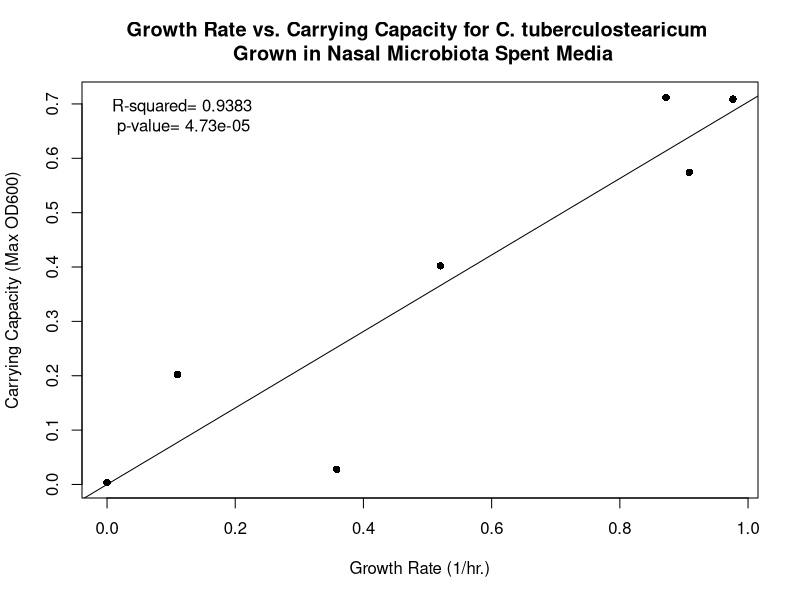
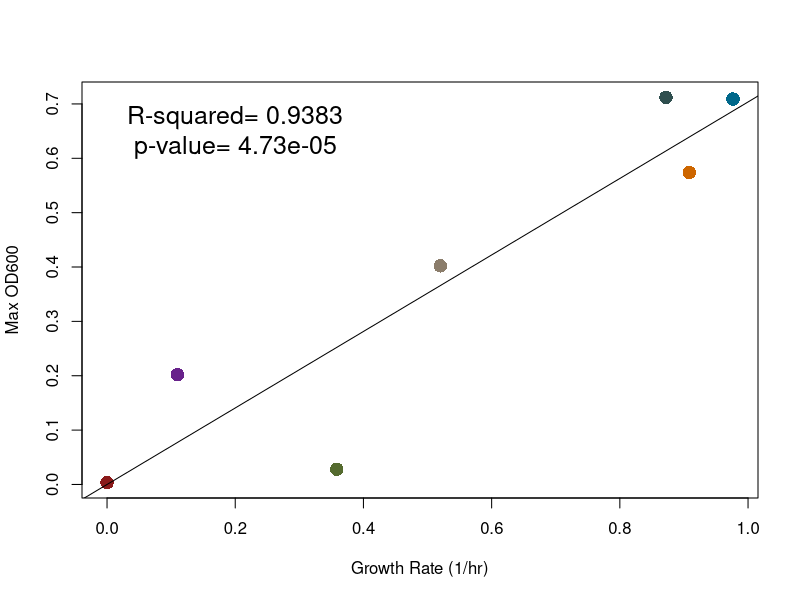
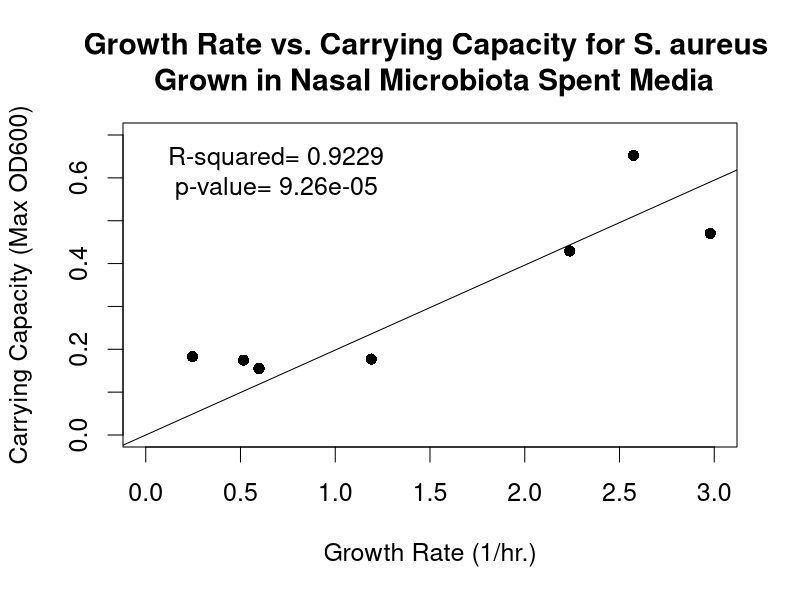
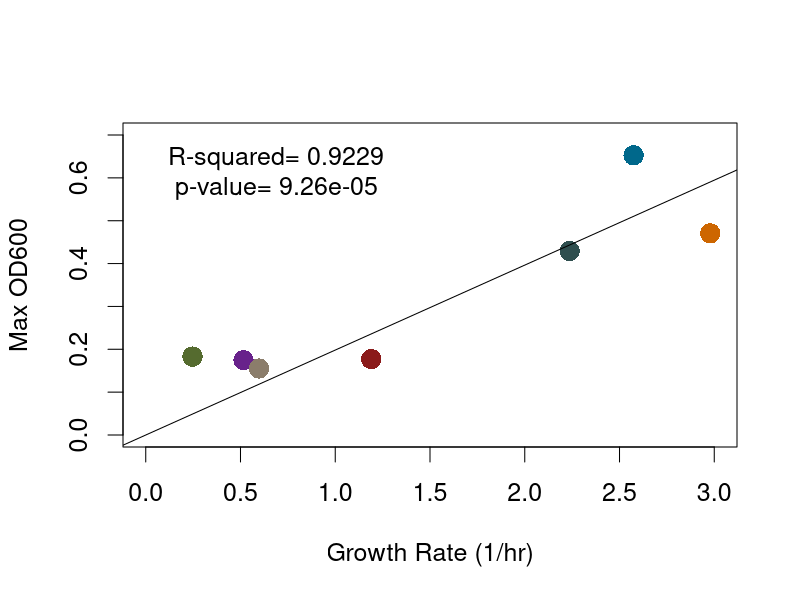
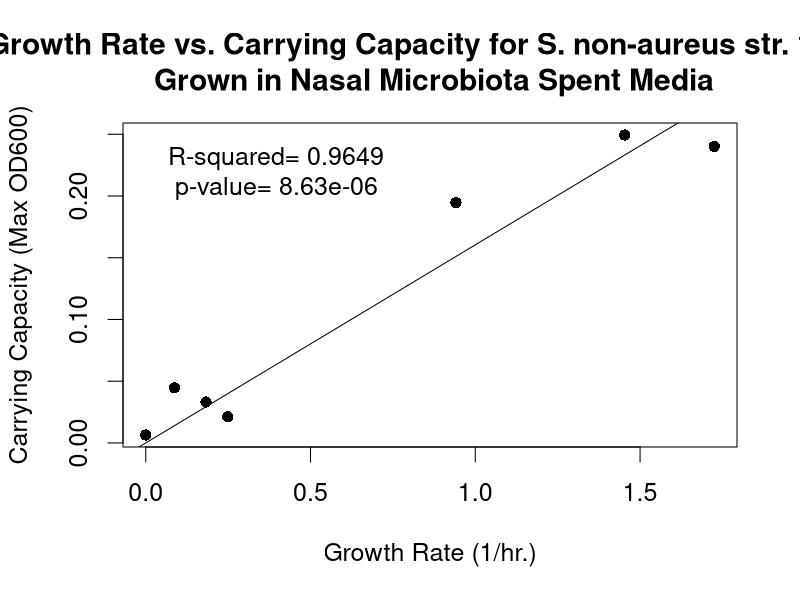
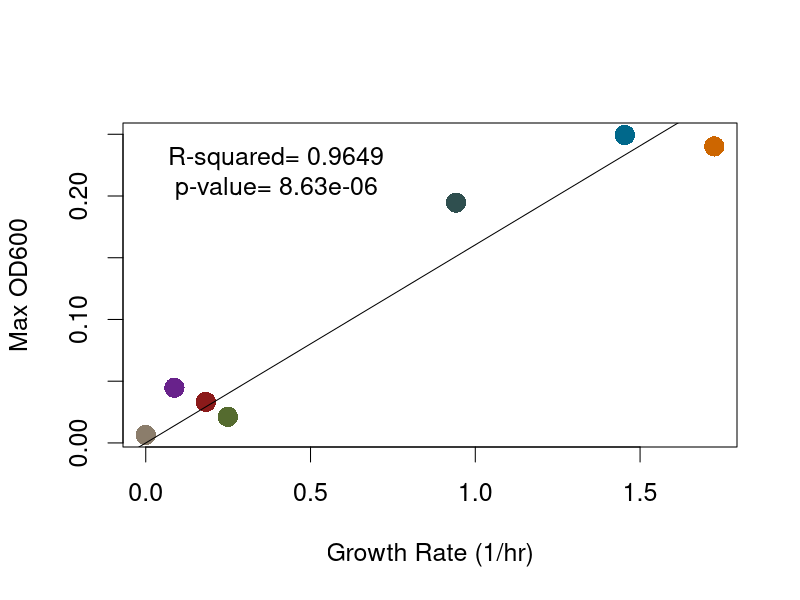
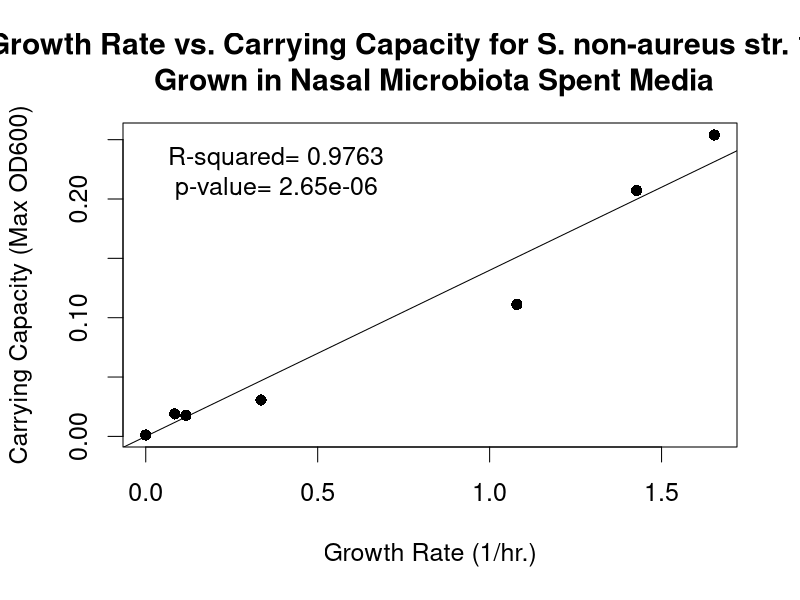
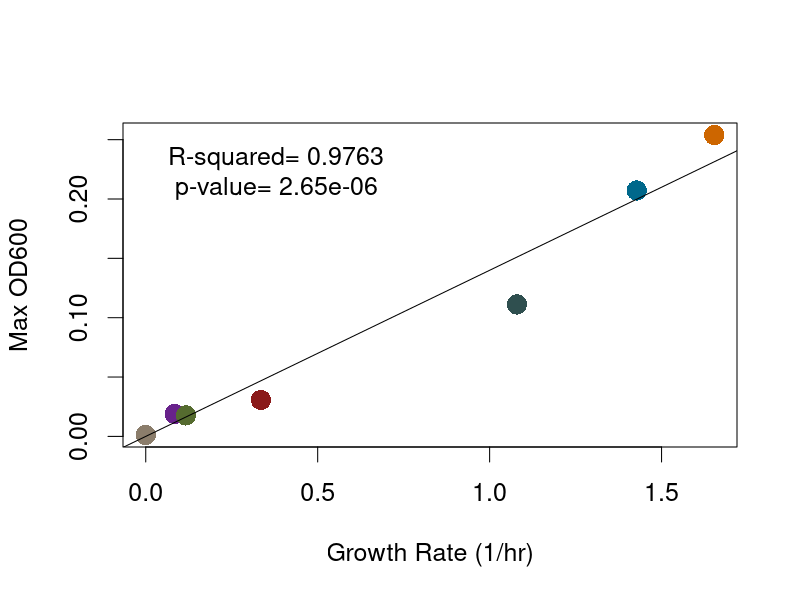

R code for these plots, in order:
#Last run 04/10/2020

#Clear Workspace 
rm(list=ls())

#################################################
#Create scatterplots for GR-CC relationships 
#################################################
#C. tuberculostearicum 

GR_Ct <- c(0.976475,
           0.1099,
           0.3584,
           0,
           0.90835,
           0.872,
           0.52)
Max_Ct <- c(0.708916667,
            0.202166667,
            0.027916667,
            0.003416667,
            0.573916667,
            0.712,
            0.402166667)

DF_Ct <- data.frame(GR_Ct, Max_Ct)
DF_Ct

#Generate a linear regression model of the two variables with the lm function 
Ct.lm <- lm(Max_Ct ~ GR_Ct + 1, data=DF_Ct)
Ct.lm2 <- lm(Max_Ct ~ 0 + GR_Ct, data=DF_Ct) #Tells the lm() to fit the line through the origin
summary(Ct.lm)
summary(Ct.lm2)

#Colors
colors <- c("deepskyblue4", "darkorchid4", "darkolivegreen", "firebrick4", "darkorange3", "darkslategray", "bisque4")

#Create scatter plot of points using plot function
plot(GR_Ct, Max_Ct,
     xlab="Growth Rate (1/hr.)",
     ylab="Carrying Capacity (Max OD600)",
     main="Growth Rate vs. Carrying Capacity for C. tuberculostearicum \n Grown in Nasal Microbiota Spent Media",
     pch=16)

abline(lm(Ct.lm2))
legend("topleft", bty="n", legend= paste("R-squared= 0.9383 \n p-value= 4.73e-05"))

#Create scatter plot of points using plot function - without graph labels 
plot(GR_Ct, Max_Ct,
     xlab= "Growth Rate (1/hr)",
     ylab= "Max OD600",
     cex= 1.8,
     col = colors,
     pch=16)

abline(lm(Ct.lm2))
op <- par(cex= 1.5)
legend("topleft", bty="n", legend= paste("R-squared= 0.9383 \n p-value= 4.73e-05"))


###############################################################################################################333                                        
#S. aureus 

GR_Sa <- c(2.574233333,
           0.515925,
           0.246725,
           1.189575,
           2.978825,
           2.236975,
           0.59775)
Max_Sa <- c(0.652666667,
            0.174666667,
            0.182916667,
            0.177166667,
            0.470416667,
            0.429416667,
            0.155166667)

DF_Sa <- data.frame(GR_Sa, Max_Sa)
DF_Sa

#Generate a linear regression model of the two variables with the lm function
Sa.lm <- lm(Max_Sa ~ GR_Sa+1, data=DF_Sa)
Sa.lm2 <- lm(Max_Sa ~ 0+GR_Sa, data=DF_Sa) #Tells the lm() to fit the line through the origin
summary(Sa.lm)
summary(Sa.lm2)

#Colors
colors <- c("deepskyblue4", "darkorchid4", "darkolivegreen", "firebrick4", "darkorange3", "darkslategray", "bisque4")

#Create scatter plot of points using plot funSaion
plot(GR_Sa, Max_Sa,
     xlab="Growth Rate (1/hr.)",
     ylab="Carrying Capacity (Max OD600)",
     xlim= c(0, 3),
     ylim= c(0, 0.7),
     main="Growth Rate vs. Carrying Capacity for S. aureus \n Grown in Nasal Microbiota Spent Media",
     pch=16)

abline(lm(Sa.lm2))
legend("topleft", bty="n", legend= paste("R-squared= 0.9229 \n p-value= 9.26e-05"))

#Create scatter plot of points using plot function - without graph labels 
plot(GR_Sa, Max_Sa,
     xlab= "Growth Rate (1/hr)",
     ylab= "Max OD600",
     xlim= c(0, 3),
     ylim= c(0, 0.7),
     cex= 1.8,
     col = colors,
     pch=16)

abline(lm(Sa.lm2))
op <- par(cex= 1.5)
legend("topleft", bty="n", legend= paste("R-squared= 0.9229  \n p-value= 9.26e-05"))

##############################################################################################################
#S. non-aureus str. 1839

GR_Sna1839 <- c(1.453766667,
           0.087075,
           0.249,
           0.1827,
           1.725125,
           0.94125,
           0)
Max_Sna1839 <- c(0.249416667,
            0.044666667,
            0.021166667,
            0.033166667,
            0.240166667,
            0.194666667,
            0.006416667)

DF_Sna1839 <- data.frame(GR_Sna1839, Max_Sna1839)
DF_Sna1839

#Generate a linear regression model of the two variables with the lm function
Sna1839.lm <- lm(Max_Sna1839 ~ 1+GR_Sna1839, data=DF_Sna1839)
Sna1839.lm2 <- lm(Max_Sna1839 ~ 0+GR_Sna1839, data=DF_Sna1839) #Tells the lm() to fit the line through the origin
summary(Sna1839.lm)
summary(Sna1839.lm2)

#Colors
colors <- c("deepskyblue4", "darkorchid4", "darkolivegreen", "firebrick4", "darkorange3", "darkslategray", "bisque4")

#Create scatter plot of points using plot funSna1839ion
plot(GR_Sna1839, Max_Sna1839,
     xlab="Growth Rate (1/hr.)",
     ylab="Carrying Capacity (Max OD600)",
     main="Growth Rate vs. Carrying Capacity for S. non-aureus str. 1839 \n Grown in Nasal Microbiota Spent Media",
     pch=16)

abline(lm(Sna1839.lm2))
legend("topleft", bty="n", legend= paste("R-squared= 0.9649 \n p-value= 8.63e-06"))

#Create scatter plot of points using plot function - without graph labels 
plot(GR_Sna1839, Max_Sna1839,
     xlab= "Growth Rate (1/hr)",
     ylab= "Max OD600",
     cex= 1.8,
     col = colors,
     pch=16)

abline(lm(Sna1839.lm2))
op <- par(cex= 1.5)
legend("topleft", bty="n", legend= paste("R-squared= 0.9649  \n p-value= 8.63e-06 "))


#####################################################################################################################
#S. non-aureus str. 1850 

GR_Sna1850 <- c(1.427825,
                0.084575,
                0.116725,
                0.3351,
                1.65325,
                1.07925,
                0)
Max_Sna1850 <- c(0.207166667,
                 0.018916667,
                 0.017666667,
                 0.030666667,
                 0.253916667,
                 0.111166667,
                 0.001166667)

DF_Sna1850 <- data.frame(GR_Sna1850, Max_Sna1850)
DF_Sna1850

#Generate a linear regression model of the two variables with the lm function
Sna1850.lm <- lm(Max_Sna1850 ~ 1+GR_Sna1850, data=DF_Sna1850)
Sna1850.lm2 <- lm(Max_Sna1850 ~ 0+GR_Sna1850, data=DF_Sna1850) #Tells the lm() to fit the line through the origin
summary(Sna1850.lm)
summary(Sna1850.lm2)

#Colors
colors <- c("deepskyblue4", "darkorchid4", "darkolivegreen", "firebrick4", "darkorange3", "darkslategray", "bisque4")

#Create scatter plot of points using plot funSna1850ion
plot(GR_Sna1850, Max_Sna1850,
     xlab="Growth Rate (1/hr.)",
     ylab="Carrying Capacity (Max OD600)",
     main="Growth Rate vs. Carrying Capacity for S. non-aureus str. 1850 \n Grown in Nasal Microbiota Spent Media",
     pch=16)

abline(lm(Sna1850.lm2))
legend("topleft", bty="n", legend= paste("R-squared= 0.9763 \n p-value= 2.65e-06"))


#Create scatter plot of points using plot function - without graph labels 
plot(GR_Sna1850, Max_Sna1850,
     xlab= "Growth Rate (1/hr)",
     ylab= "Max OD600",
     cex= 1.8,
     col = colors,
     pch=16)

abline(lm(Sna1850.lm2))
op <- par(cex= 1.5)
legend("topleft", bty="n", legend= paste("R-squared= 0.9763   \n p-value= 2.65e-06 "))

################################################################################################################
#S. non-aureus str. 1867

GR_Sna1867 <- c(1.50865,
                0.058775,
                0.004575,
                0.3279,
                1.739633333,
                1.005675,
                0)
Max_Sna1867 <- c(0.265416667,
                 0.014666667,
                 0.011166667,
                 0.029416667,
                 0.273916667,
                 0.156166667,
                 0.000916667)

DF_Sna1867 <- data.frame(GR_Sna1867, Max_Sna1867)
DF_Sna1867

#Generate a linear regression model of the two variables with the lm function 
Sna1867.lm <- lm(Max_Sna1867 ~ 1+GR_Sna1867, data=DF_Sna1867)
Sna1867.lm2 <- lm(Max_Sna1867 ~ 0+GR_Sna1867, data=DF_Sna1867) #Tells the lm() to fit the line through the origin
summary(Sna1867.lm)
summary(Sna1867.lm2)

#Colors
colors <- c("deepskyblue4", "darkorchid4", "darkolivegreen", "firebrick4", "darkorange3", "darkslategray", "bisque4")

#Create scatter plot of points using plot funSna1867ion
plot(GR_Sna1867, Max_Sna1867,
     xlab="Growth Rate (1/hr.)",
     ylab="Carrying Capacity (Max OD600)",
     main="Growth Rate vs. Carrying Capacity for S. non-aureus str. 1867 \n Grown in Nasal Microbiota Spent Media",
     pch=16)

abline(lm(Sna1867.lm2))
legend("topleft", bty="n", legend= paste("R-squared= 0.9915 \n p-value= 1.21e-07"))


#Create scatter plot of points using plot function - without graph labels 
plot(GR_Sna1867, Max_Sna1867,
     xlab= "Growth Rate (1/hr)",
     ylab= "Max OD600",
     cex= 1.8,
     col = colors,
     pch=16)

abline(lm(Sna1867.lm2))
op <- par(cex= 1.5)
legend("topleft", bty="n", legend= paste("R-squared= 0.9915   \n p-value= 1.21e-07 "))


#######################################################################################################################
#C. pseudodiphtheriticum 

GR_Cp <- c(0.291825,
           0,
           0.022075,
           0.138666667,
           0.172025,
           0.2022,
           0.0796)
Max_Cp <- c(0.286166667,
            0.002166667,
            0.014416667,
            0.074666667,
            0.306166667,
            1.102166667,
            0.053916667)

DF_Cp <- data.frame(GR_Cp, Max_Cp)
DF_Cp

#Generate a linear regression model of the two variables with the lm function
Cp.lm <- lm(Max_Cp ~ 1+GR_Cp, data=DF_Cp)
Cp.lm2 <- lm(Max_Cp ~ 0+GR_Cp, data=DF_Cp) #Tells the lm() to fit the line through the origin
summary(Cp.lm)
summary(Cp.lm2)

#Colors
colors <- c("deepskyblue4", "darkorchid4", "darkolivegreen", "firebrick4", "darkorange3", "darkslategray", "bisque4")

#Create scatter plot of points using plot funCpion
plot(GR_Cp, Max_Cp,
     xlab="Growth Rate (1/hr.)",
     ylab="Carrying Capacity (Max OD600)",
     main="Growth Rate vs. Carrying Capacity for C. pseudodiphtheriticum \n Grown in Nasal Microbiota Spent Media",
     pch=16)

abline(lm(Cp.lm2))
legend("topleft", bty="n", legend= paste("R-squared= 0.4753 \n p-value= 0.035"))

#Create scatter plot of points using plot function - without graph labels 
plot(GR_Cp, Max_Cp,
     xlab= "Growth Rate (1/hr)",
     ylab= "Max OD600",
     cex= 1.8,
     col = colors,
     pch=16)

abline(lm(Cp.lm2))
op <- par(cex= 1.5)
legend("topleft", bty="n", legend= paste("R-squared= 0.4753   \n p-value= 0.035"))
